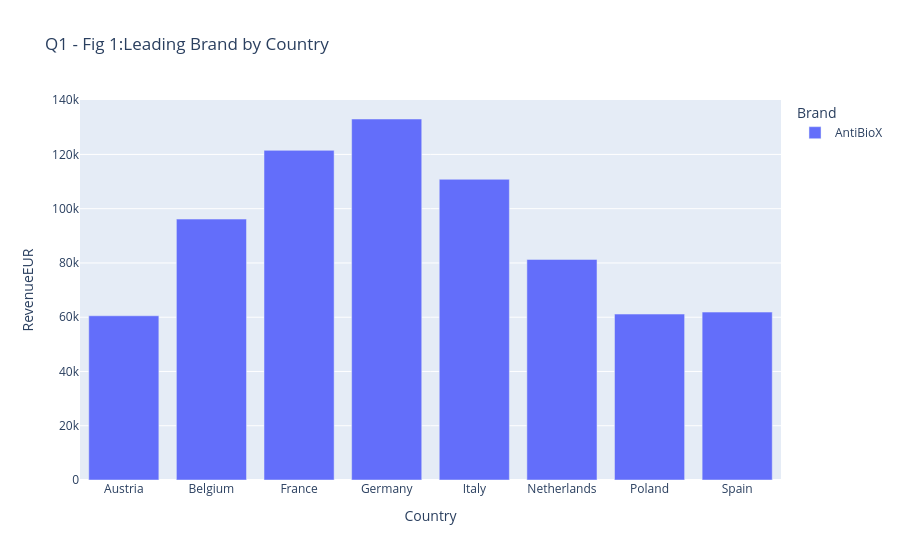

Notebook code for this chart:
### Code cell
# 1. Top Brand per Country
brand_country = df.groupby(['Country', 'Brand'])['RevenueEUR'].sum().reset_index()
top_brands = brand_country.loc[brand_country.groupby(['Country'])['RevenueEUR'].idxmax()]
fig1 = px.bar(top_brands, x='Country', y='RevenueEUR', color='Brand', title="Q1 - Fig 1:Leading Brand by Country")
fig1

### Figure 1 — Plotly figure (JSON) as saved in the notebook; plotly's stock layout.template omitted (floating-point values rounded to 4 significant figures)
{"data": [{"hovertemplate": "Brand=AntiBioX<br>Country=%{x}<br>RevenueEUR=%{y}<extra></extra>", "legendgroup": "AntiBioX", "marker": {"color": "#636efa", "pattern": {"shape": ""}}, "name": "AntiBioX", "orientation": "v", "showlegend": true, "textposition": "auto", "type": "bar", "x": ["Austria", "Belgium", "France", "Germany", "Italy", "Netherlands", "Poland", "Spain"], "xaxis": "x", "y": [60530.0, 96170.0, 121500.0, 133100.0, 110800.0, 81300.0, 61160.0, 61890.0], "yaxis": "y"}], "layout": {"barmode": "relative", "legend": {"title": {"text": "Brand"}, "tracegroupgap": 0}, "title": {"text": "Q1 - Fig 1:Leading Brand by Country"}, "xaxis": {"anchor": "y", "domain": [0, 1], "title": {"text": "Country"}}, "yaxis": {"anchor": "x", "domain": [0, 1], "title": {"text": "RevenueEUR"}}}}
